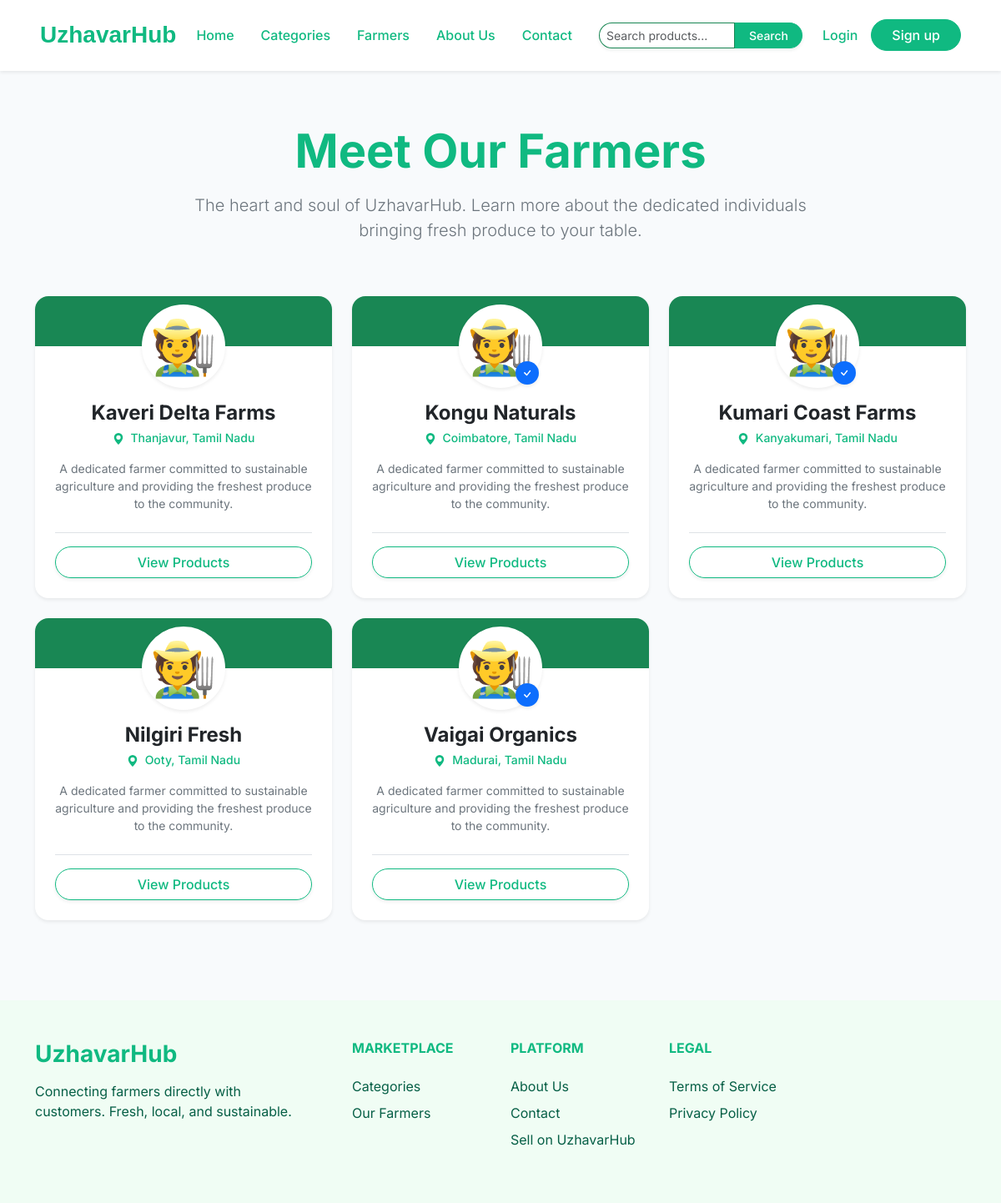
The page /marketplace/farmers/ on the database its author committed.
### accounts/models.py (models this page shows, shortened)
class FarmerProfile(models.Model):
    user = models.OneToOneField(User, on_delete=models.CASCADE, related_name='farmer_profile')
    farm_name = models.CharField(max_length=255)
    location = models.CharField(max_length=255)
    is_verified = models.BooleanField(default=False)

### marketplace/views.py (the view)
# urls.py: path('farmers/', views.farmer_list, name='farmer_list'),
def farmer_list(request):
    farmers = FarmerProfile.objects.all().order_by('farm_name')
    return render(request, 'marketplace/farmer_list.html', {'farmers': farmers, 'title': 'Our Farmers'})

### marketplace/templates/marketplace/farmer_list.html (shortened to what this page needs)
{% extends 'core/base.html' %}
{% load static %}
{% block content %}
<div class="container py-5">
    <div class="row mb-5 text-center">
        <div class="col-lg-8 mx-auto">
            <h1 class="display-4 fw-bold text-success mb-3">Meet Our Farmers</h1>
            <p class="lead text-secondary">The heart and soul of UzhavarHub. Learn more about the dedicated individuals bringing fresh produce to your table.</p>
        </div>
    </div>
    <div class="row row-cols-1 row-cols-md-2 row-cols-lg-3 g-4">
        {% for farmer in farmers %}
        <div class="col" id="farmer-{{ farmer.id }}">
            <div class="card h-100 border-0 shadow-sm rounded-4 overflow-hidden hover-lift position-relative">
                <div class="card-body p-4 pt-0 text-center">
                    <div class="bg-white rounded-circle shadow-sm d-inline-flex align-items-center justify-content-center mb-3 position-relative" style="width: 100px; height: 100px; margin-top: -50px; border: 4px solid #fff;">
                        <span class="display-3">🧑‍🌾</span>
                        {% if farmer.is_verified %}
                        <span class="position-absolute bottom-0 end-0 bg-primary text-white rounded-circle d-flex align-items-center justify-content-center shadow-sm" style="width: 28px; height: 28px;" title="Verified Farmer">
                            <svg xmlns="http://www.w3.org/2000/svg" width="16" height="16" fill="currentColor" class="bi bi-check" viewBox="0 0 16 16">
                                <path d="M10.97 4.97a.75.75 0 0 1 1.07 1.05l-3.99 4.99a.75.75 0 0 1-1.08.02L4.324 8.384a.75.75 0 1 1 1.06-1.06l2.094 2.093 3.473-4.425a.267.267 0 0 1 .02-.022z"/>
                            </svg>
                        </span>
                        {% endif %}
                    </div>
                    <h4 class="card-title fw-bold text-dark mb-1">{{ farmer.farm_name }}</h4>
                    <p class="text-success fw-medium small mb-3">
                        <svg xmlns="http://www.w3.org/2000/svg" width="14" height="14" fill="currentColor" class="bi bi-geo-alt-fill me-1" viewBox="0 0 16 16">
                            <path d="M8 16s6-5.686 6-10A6 6 0 0 0 2 6c0 4.314 6 10 6 10zm0-7a3 3 0 1 1 0-6 3 3 0 0 1 0 6z"/>
                        </svg>
                        {{ farmer.location|default:"Tamil Nadu, India" }}
                    </p>
                    <p class="card-text text-secondary small mb-4 flex-grow-1">
                        {{ farmer.bio|default:"A dedicated farmer committed to sustainable agriculture and providing the freshest produce to the community."|truncatechars:120 }}
                    </p>
                    <div class="mt-auto border-top pt-3">
                        <a href="{% url 'marketplace:product_list' %}" class="btn btn-outline-success rounded-pill px-4 shadow-sm w-100 fw-medium transition-all hover-fill">
                            View Products
                        </a>
                    </div>
                </div>
            </div>
        </div>
        {% empty %}
        <div class="col-12 text-center py-5">
            <div class="display-1 text-muted mb-4 opacity-50">🧑‍🌾</div>
            <h3 class="text-dark fw-bold mb-2">No farmers found</h3>
            <p class="text-secondary">We are currently onboarding our farmers. Please check back soon!</p>
        </div>
        {% endfor %}
    </div>
</div>
{% endblock %}

### core/static/css/styles.css (style rules this page uses)
:root { --uh-green: #10B981; --uh-green-dark: #059669; --uh-green-light: #f0fdf4; --uh-text: #065f46; }
body { font-family: 'Inter', sans-serif; display: flex; flex-direction: column; min-height: 100vh; }
.text-success { color: var(--uh-green) !important; }
.btn-outline-success { color: var(--uh-green); border-color: var(--uh-green); }

### core/templates/core/base.html (style rules this page uses)
body { font-family: 'Inter', sans-serif; background-color: #f8fafc; }

### marketplace/templates/marketplace/farmer_list.html (style rules this page uses)
.hover-lift { transition: transform 0.3s cubic-bezier(0.175, 0.885, 0.32, 1.275), box-shadow 0.3s ease; }
.hover-fill { transition: all 0.3s ease; }

### rows shown on the page
FarmerProfile: farm_name "Kaveri Delta Farms", location "Thanjavur, Tamil Nadu", bio "A dedicated farmer committed to sustainable agriculture and providing the freshest produce to the community."
FarmerProfile: is_verified True (drawn), farm_name "Kongu Naturals", location "Coimbatore, Tamil Nadu", bio "A dedicated farmer committed to sustainable agriculture and providing the freshest produce to the community."
FarmerProfile: is_verified True (drawn), farm_name "Kumari Coast Farms", location "Kanyakumari, Tamil Nadu", bio "A dedicated farmer committed to sustainable agriculture and providing the freshest produce to the community."
FarmerProfile: farm_name "Nilgiri Fresh", location "Ooty, Tamil Nadu", bio "A dedicated farmer committed to sustainable agriculture and providing the freshest produce to the community."
FarmerProfile: is_verified True (drawn), farm_name "Vaigai Organics", location "Madurai, Tamil Nadu", bio "A dedicated farmer committed to sustainable agriculture and providing the freshest produce to the community."
